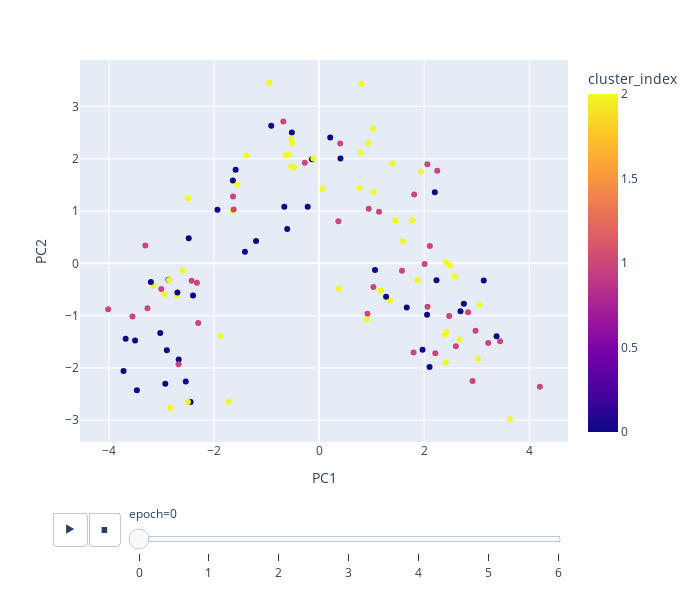

The notebook cell saved with this chart:
### Markdown cell above
#### KMeansClustering クラスの実装例

上の問題の回答にあたる，KMeansClusteringクラスの実装例を示します．

### Code cell
class KMeansClustering():
    def __init__(self,k:int=3,max_epochs:int=100, n_init:int=1, delta:float=1e-15, seed:int|None=None):
        """初期化

        Parameters
        ----------
        k : int, optional
            クラスタ数, by default 3
        max_epochs : int, optional
            最大更新回数, by default 100
        n_init : int, optional
            初期インスタンス生成数, by default 1
        delta : float, optional
            許容誤差, by default 1e-15
        seed : int, optional
            疑似乱数シード, by default None
        """
        self.k = k 
        self.max_epochs = max_epochs
        self.delta = delta # Tolerance for stopping criterion. 
        self.seed = seed if isinstance(seed, int) else np.random.randint(2**20)
        self.rng = np.random.default_rng(self.seed)
        self.n_init=n_init
        
    def fit(self, X,y=None):
        num_data, num_features = X.shape
        
        # initialize centroids
        """
        self.centroids = np.zeros((self.k, num_features))
        for i in range(num_features):
            max_value = np.max(X[:,i])
            min_value = np.min(X[:,i])
            centroid = self.rng.uniform(min_value,max_value, size=(self.k,))
            self.centroids[:,i] = centroid
        """
        # initialize labels
        labels = self.rng.integers(self.k, size=(num_data))
        
        # initialize centroids
        centroids = []
        for label in range(self.k):
            current_members = X[labels == label]
            new_centroid = current_members.mean(axis=0)
            centroids.append(new_centroid)
        self.centroids = np.vstack(centroids)
        self._labels = [labels]
        # initialize labels  
        labels = self.predict(X)
        self._labels.append(labels)
        
        for epoch in range(self.max_epochs):
            delta = np.zeros(self.k)
            # update labels  
            labels = self.predict(X)
            self._labels.append(labels)
            
            # update centroids
            for label in range(self.k):
                mask = labels == label
                assert mask.sum()!=0, f"更新{epoch}回目でクラスタ{label}が消滅した. {mask.sum()}"
                
                current_members = X[mask]
                new_centroid = current_members.mean(axis=0)
                delta[label] = np.linalg.norm(self.centroids[label] - new_centroid)
                self.centroids[label] = new_centroid
                
            # breaking condition
            if self.delta >= delta.mean():
                #print(f"breaking at epoch-{epoch}")
                #labels = self.predict(X)
                #self._labels.append(labels)
                break
                
        return self
    
    def predict(self,X):
        # update labels 
        labels = np.zeros(X.shape[0], dtype=int)
        for index, x in enumerate(X):
            distance = np.linalg.norm(self.centroids - x, axis=1)
            labels[index] = np.argmin(distance)
        return labels
    
    def transform(self, X):
        embed = []
        for index, x in enumerate(X):
            distance = np.linalg.norm(self.centroids - x, axis=1)
            embed.append(distance)
        
        embed = np.concatenate(embed)
        return embed
    
# ------ 訓練と推論の実行
from sklearn.preprocessing import StandardScaler
scaler = StandardScaler()
scaler.fit(X_train)
X = scaler.transform(X_train)

model = KMeansClustering(k=3)
model.fit(X)

print("予測したクラスタ",model.predict(X))


# ------ 学習中のクラスタの変化を可視化

from sklearn.decomposition import PCA

pca = PCA(2)
X_embed = pca.fit_transform(X)

tmp = []
for i,l in enumerate(model._labels):
    df= pd.DataFrame(X_embed, columns=["PC1", "PC2"])
    #df= pd.DataFrame(X_train, columns=iris.feature_names)
    df["cluster_index"] = l
    df["epoch"] = i
    tmp.append(df)

df = pd.concat(tmp)

#px.scatter(df, x='sepal length (cm)', y='sepal width (cm)',color="cluster_index",
px.scatter(df, x='PC1', y='PC2',color="cluster_index",
           width=700, height=600, 
           animation_frame="epoch"
          )

### Figure 1 — Plotly figure (JSON) as saved in the notebook; plotly's stock layout.template omitted (floating-point values rounded to 4 significant figures)
{"data": [{"hovertemplate": "epoch=0<br>PC1=%{x}<br>PC2=%{y}<br>cluster_index=%{marker.color}<extra></extra>", "legendgroup": "", "marker": {"color": [2, 0, 1, 0, 0, 1, 2, 0, 1, 1, 1, 1, 2, 0, 2, 0, 2, 2, 0, 1, 1, 0, 2, 2, 0, 0, 0, 2, 2, 2, 0, 2, 1, 0, 1, 1, 1, 0, 2, 2, 0, 2, 2, 2, 1, 0, 2, 0, 0, 0, 2, 0, 0, 1, 1, 1, 2, 0, 0, 2, 1, 2, 1, 1, 0, 1, 2, 1, 2, 1, 2, 1, 1, 2, 0, 1, 2, 2, 0, 1, 0, 0, 0, 0, 1, 0, 2, 2, 1, 2, 0, 0, 2, 0, 1, 0, 2, 0, 1, 2, 2, 2, 1, 0, 0, 1, 1, 1, 2, 2, 0, 1, 2, 2, 0, 2, 2, 2, 1, 2, 2, 2, 2, 2], "coloraxis": "coloraxis", "symbol": "circle"}, "mode": "markers", "name": "", "orientation": "v", "showlegend": false, "type": "scatter", "x": [-2.493, 2.756, 4.202, 1.065, -2.671, 2.604, -2.595, -2.926, -4.014, 2.01, 2.922, 2.061, 1.352, -0.91, -3.15, -0.1352, -0.4795, -0.6328, -3.201, -0.2707, 2.978, -2.897, -0.5061, -0.5748, -0.6617, -1.641, -1.411, 0.3769, -1.555, 3.024, -2.399, -0.1088, 2.064, -2.866, 3.22, 1.81, 0.9216, -3.502, 2.391, -1.642, -3.022, -2.855, -2.698, -2.94, -0.6798, -0.5177, 1.455, -2.696, 3.135, -2.444, 3.054, 2.203, -3.468, -1.638, -2.325, -3.307, -1.721, 0.2128, -2.537, 1.039, -2.673, 3.632, 1.034, -1.626, -1.588, 1.578, -2.496, 2.213, 1.602, 3.445, 0.8048, 2.249, 0.9446, 2.498, -2.48, -3.004, 1.028, 1.938, 2.103, 0.3672, 1.669, 2.235, 0.4079, -3.72, 2.477, 3.378, -1.872, 1.172, 0.4028, 2.413, 1.97, -0.606, 0.06366, 2.055, 1.798, 2.692, 1.877, -3.681, -2.3, -2.832, -0.9455, 2.583, -3.266, -0.2158, -1.199, -3.551, -2.426, 2.836, 2.42, 0.9357, 1.275, 1.141, 2.678, -1.389, -1.934, 2.425, 0.7949, -0.5276, 2.109, 0.7657, -0.527, 1.399, 1.775, 0.9078], "xaxis": "x", "y": [1.245, -0.7706, -2.357, -0.1256, -1.839, -1.583, -0.1418, -2.302, -0.8771, -0.01461, -2.25, 1.892, -0.7101, 2.628, -0.4246, 1.99, 1.836, 2.066, -0.3582, 1.922, -1.291, -1.661, 2.299, 2.077, 1.079, 1.583, 0.223, -0.4861, 1.503, -1.828, -0.6171, 2.003, -0.8284, -0.3141, -1.525, 1.313, -0.9663, -1.473, -1.367, 1.016, -1.334, -0.3177, -0.6169, -0.5947, 2.71, 2.498, 0.819, -0.5573, -0.3284, -2.651, -0.7939, 1.356, -2.428, 1.278, -0.3697, 0.3419, -2.642, 2.407, -2.258, 1.363, -1.93, -2.979, -0.4545, 1.03, 1.787, -0.1415, -2.65, -1.717, 0.4239, -1.49, 3.431, 1.768, 1.042, -0.04176, 0.4768, -0.4924, 2.578, 1.754, -1.981, 0.8027, -0.8463, -0.3233, 2.004, -2.057, -1.005, -1.393, -1.391, -0.5193, 2.291, -1.897, -1.651, 0.656, 1.42, -0.9834, -1.703, -0.9177, -0.3178, -1.443, -1.139, -2.765, 3.449, -0.2501, -0.8612, 1.083, 0.4246, -1.017, -0.3336, -0.937, 0.0134, 2.298, -0.6412, 0.9878, -1.454, 2.062, 1.022, -1.314, 2.115, 1.85, 0.3328, 1.442, 2.388, 1.908, 0.8246, -1.074], "yaxis": "y"}], "layout": {"coloraxis": {"colorbar": {"title": {"text": "cluster_index"}}, "colorscale": [[0, "#0d0887"], [0.1111, "#46039f"], [0.2222, "#7201a8"], [0.3333, "#9c179e"], [0.4444, "#bd3786"], [0.5556, "#d8576b"], [0.6667, "#ed7953"], [0.7778, "#fb9f3a"], [0.8889, "#fdca26"], [1, "#f0f921"]]}, "height": 600, "legend": {"tracegroupgap": 0}, "margin": {"t": 60}, "sliders": [{"active": 0, "currentvalue": {"prefix": "epoch="}, "len": 0.9, "pad": {"b": 10, "t": 60}, "steps": [{"args": [["0"], {"frame": {"duration": 0, "redraw": false}, "fromcurrent": true, "mode": "immediate", "transition": {"duration": 0, "easing": "linear"}}], "label": "0", "method": "animate"}, {"args": [["1"], {"frame": {"duration": 0, "redraw": false}, "fromcurrent": true, "mode": "immediate", "transition": {"duration": 0, "easing": "linear"}}], "label": "1", "method": "animate"}, {"args": [["2"], {"frame": {"duration": 0, "redraw": false}, "fromcurrent": true, "mode": "immediate", "transition": {"duration": 0, "easing": "linear"}}], "label": "2", "method": "animate"}, {"args": [["3"], {"frame": {"duration": 0, "redraw": false}, "fromcurrent": true, "mode": "immediate", "transition": {"duration": 0, "easing": "linear"}}], "label": "3", "method": "animate"}, {"args": [["4"], {"frame": {"duration": 0, "redraw": false}, "fromcurrent": true, "mode": "immediate", "transition": {"duration": 0, "easing": "linear"}}], "label": "4", "method": "animate"}, {"args": [["5"], {"frame": {"duration": 0, "redraw": false}, "fromcurrent": true, "mode": "immediate", "transition": {"duration": 0, "easing": "linear"}}], "label": "5", "method": "animate"}, {"args": [["6"], {"frame": {"duration": 0, "redraw": false}, "fromcurrent": true, "mode": "immediate", "transition": {"duration": 0, "easing": "linear"}}], "label": "6", "method": "animate"}], "x": 0.1, "xanchor": "left", "y": 0, "yanchor": "top"}], "updatemenus": [{"buttons": [{"args": [null, {"frame": {"duration": 500, "redraw": false}, "fromcurrent": true, "mode": "immediate", "transition": {"duration": 500, "easing": "linear"}}], "label": "&#9654;", "method": "animate"}, {"args": [[null], {"frame": {"duration": 0, "redraw": false}, "fromcurrent": true, "mode": "immediate", "transition": {"duration": 0, "easing": "linear"}}], "label": "&#9724;", "method": "animate"}], "direction": "left", "pad": {"r": 10, "t": 70}, "showactive": false, "type": "buttons", "x": 0.1, "xanchor": "right", "y": 0, "yanchor": "top"}], "width": 700, "xaxis": {"anchor": "y", "domain": [0, 1], "title": {"text": "PC1"}}, "yaxis": {"anchor": "x", "domain": [0, 1], "title": {"text": "PC2"}}}}
